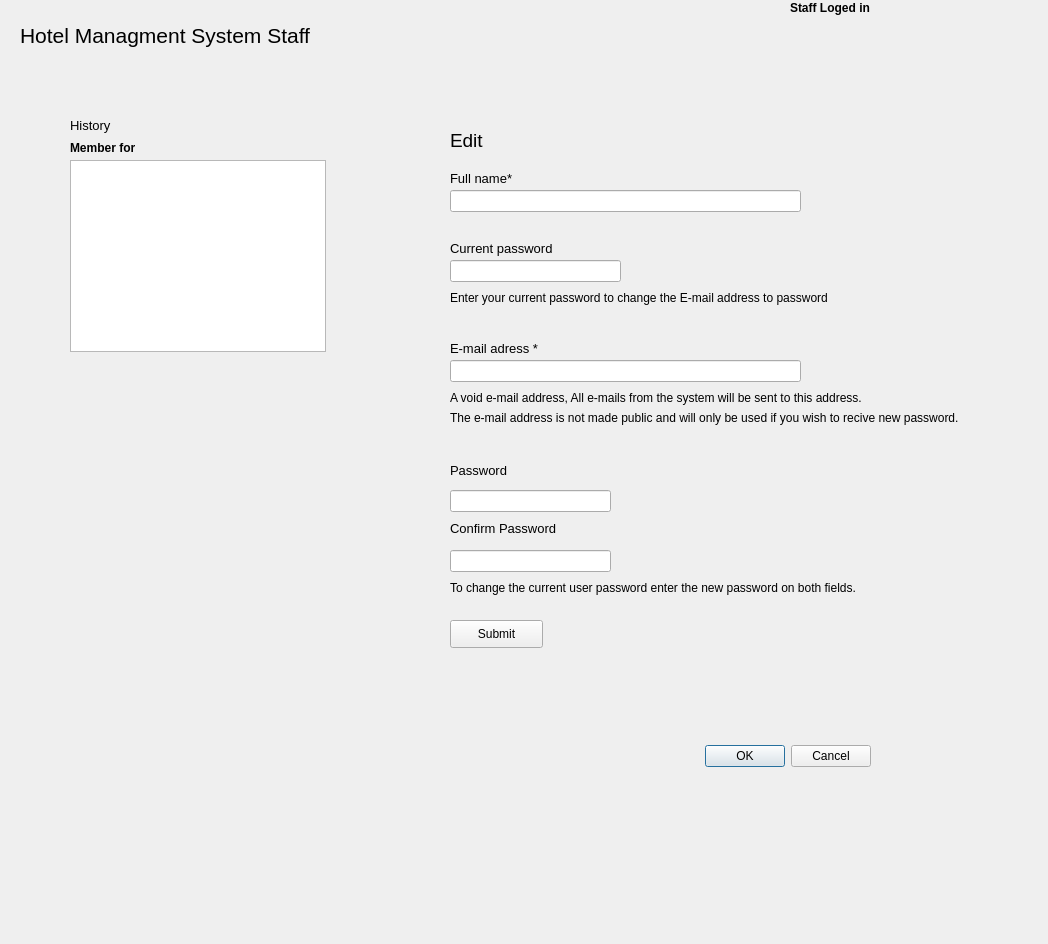
<?xml version="1.0" encoding="UTF-8"?>
<ui version="4.0">
 <class>staffPage</class>
 <widget class="QDialog" name="staffPage">
  <property name="geometry">
   <rect>
    <x>0</x>
    <y>0</y>
    <width>1048</width>
    <height>944</height>
   </rect>
  </property>
  <property name="windowTitle">
   <string>Dialog</string>
  </property>
  <widget class="QDialogButtonBox" name="buttonBox">
   <property name="geometry">
    <rect>
     <x>530</x>
     <y>740</y>
     <width>341</width>
     <height>32</height>
    </rect>
   </property>
   <property name="orientation">
    <enum>Qt::Horizontal</enum>
   </property>
   <property name="standardButtons">
    <set>QDialogButtonBox::Cancel|QDialogButtonBox::Ok</set>
   </property>
  </widget>
  <widget class="QLabel" name="label_18">
   <property name="geometry">
    <rect>
     <x>20</x>
     <y>10</y>
     <width>381</width>
     <height>51</height>
    </rect>
   </property>
   <property name="font">
    <font>
     <pointsize>16</pointsize>
    </font>
   </property>
   <property name="text">
    <string>Hotel Managment System Staff</string>
   </property>
  </widget>
  <widget class="QLabel" name="label_17">
   <property name="geometry">
    <rect>
     <x>160</x>
     <y>550</y>
     <width>53</width>
     <height>16</height>
    </rect>
   </property>
   <property name="text">
    <string/>
   </property>
  </widget>
  <widget class="QLabel" name="label_19">
   <property name="geometry">
    <rect>
     <x>790</x>
     <y>0</y>
     <width>91</width>
     <height>16</height>
    </rect>
   </property>
   <property name="font">
    <font>
     <weight>75</weight>
     <bold>true</bold>
    </font>
   </property>
   <property name="text">
    <string>Staff Loged in </string>
   </property>
  </widget>
  <widget class="QTextBrowser" name="textBrowser_2">
   <property name="geometry">
    <rect>
     <x>70</x>
     <y>160</y>
     <width>256</width>
     <height>192</height>
    </rect>
   </property>
  </widget>
  <widget class="QLabel" name="label_13">
   <property name="geometry">
    <rect>
     <x>70</x>
     <y>140</y>
     <width>81</width>
     <height>16</height>
    </rect>
   </property>
   <property name="font">
    <font>
     <weight>75</weight>
     <bold>true</bold>
    </font>
   </property>
   <property name="text">
    <string>Member for </string>
   </property>
  </widget>
  <widget class="QLabel" name="label_14">
   <property name="geometry">
    <rect>
     <x>70</x>
     <y>110</y>
     <width>61</width>
     <height>31</height>
    </rect>
   </property>
   <property name="font">
    <font>
     <pointsize>10</pointsize>
    </font>
   </property>
   <property name="text">
    <string>History</string>
   </property>
  </widget>
  <widget class="QLineEdit" name="lineEdit_7">
   <property name="geometry">
    <rect>
     <x>450</x>
     <y>360</y>
     <width>351</width>
     <height>22</height>
    </rect>
   </property>
  </widget>
  <widget class="QLabel" name="label_15">
   <property name="geometry">
    <rect>
     <x>450</x>
     <y>580</y>
     <width>451</width>
     <height>16</height>
    </rect>
   </property>
   <property name="text">
    <string>To change the current user password enter the new password on both fields.</string>
   </property>
  </widget>
  <widget class="QLabel" name="label_16">
   <property name="geometry">
    <rect>
     <x>450</x>
     <y>340</y>
     <width>131</width>
     <height>16</height>
    </rect>
   </property>
   <property name="font">
    <font>
     <pointsize>10</pointsize>
    </font>
   </property>
   <property name="text">
    <string>E-mail adress * </string>
   </property>
  </widget>
  <widget class="QPushButton" name="pushButton_3">
   <property name="geometry">
    <rect>
     <x>450</x>
     <y>620</y>
     <width>93</width>
     <height>28</height>
    </rect>
   </property>
   <property name="text">
    <string>Submit</string>
   </property>
  </widget>
  <widget class="QLabel" name="label_20">
   <property name="geometry">
    <rect>
     <x>450</x>
     <y>520</y>
     <width>151</width>
     <height>16</height>
    </rect>
   </property>
   <property name="font">
    <font>
     <pointsize>10</pointsize>
    </font>
   </property>
   <property name="text">
    <string>Confirm Password </string>
   </property>
  </widget>
  <widget class="QLineEdit" name="lineEdit_8">
   <property name="geometry">
    <rect>
     <x>450</x>
     <y>490</y>
     <width>161</width>
     <height>22</height>
    </rect>
   </property>
  </widget>
  <widget class="QLineEdit" name="lineEdit_9">
   <property name="geometry">
    <rect>
     <x>450</x>
     <y>190</y>
     <width>351</width>
     <height>22</height>
    </rect>
   </property>
  </widget>
  <widget class="QLabel" name="label_21">
   <property name="geometry">
    <rect>
     <x>450</x>
     <y>130</y>
     <width>53</width>
     <height>21</height>
    </rect>
   </property>
   <property name="font">
    <font>
     <pointsize>14</pointsize>
    </font>
   </property>
   <property name="text">
    <string>Edit </string>
   </property>
  </widget>
  <widget class="QLabel" name="label_22">
   <property name="geometry">
    <rect>
     <x>450</x>
     <y>170</y>
     <width>101</width>
     <height>16</height>
    </rect>
   </property>
   <property name="font">
    <font>
     <pointsize>10</pointsize>
     <weight>50</weight>
     <bold>false</bold>
    </font>
   </property>
   <property name="text">
    <string>Full name* </string>
   </property>
  </widget>
  <widget class="QLineEdit" name="lineEdit_10">
   <property name="geometry">
    <rect>
     <x>450</x>
     <y>550</y>
     <width>161</width>
     <height>22</height>
    </rect>
   </property>
  </widget>
  <widget class="QLabel" name="label_23">
   <property name="geometry">
    <rect>
     <x>450</x>
     <y>410</y>
     <width>561</width>
     <height>16</height>
    </rect>
   </property>
   <property name="text">
    <string>The e-mail address is not made public and will only be used if you wish to recive new password.</string>
   </property>
  </widget>
  <widget class="QLineEdit" name="lineEdit_11">
   <property name="geometry">
    <rect>
     <x>450</x>
     <y>260</y>
     <width>171</width>
     <height>22</height>
    </rect>
   </property>
  </widget>
  <widget class="QLabel" name="label_24">
   <property name="geometry">
    <rect>
     <x>450</x>
     <y>460</y>
     <width>91</width>
     <height>21</height>
    </rect>
   </property>
   <property name="font">
    <font>
     <pointsize>10</pointsize>
    </font>
   </property>
   <property name="text">
    <string>Password </string>
   </property>
  </widget>
  <widget class="QLabel" name="label_25">
   <property name="geometry">
    <rect>
     <x>450</x>
     <y>290</y>
     <width>431</width>
     <height>16</height>
    </rect>
   </property>
   <property name="text">
    <string>Enter your current password to change the E-mail address to password</string>
   </property>
  </widget>
  <widget class="QLabel" name="label_26">
   <property name="geometry">
    <rect>
     <x>450</x>
     <y>240</y>
     <width>131</width>
     <height>16</height>
    </rect>
   </property>
   <property name="font">
    <font>
     <pointsize>10</pointsize>
    </font>
   </property>
   <property name="text">
    <string>Current password </string>
   </property>
  </widget>
  <widget class="QLabel" name="label_27">
   <property name="geometry">
    <rect>
     <x>450</x>
     <y>390</y>
     <width>461</width>
     <height>16</height>
    </rect>
   </property>
   <property name="text">
    <string>A void e-mail address, All e-mails from the system will be sent to this address. </string>
   </property>
  </widget>
 </widget>
 <resources/>
 <connections>
  <connection>
   <sender>buttonBox</sender>
   <signal>accepted()</signal>
   <receiver>staffPage</receiver>
   <slot>accept()</slot>
   <hints>
    <hint type="sourcelabel">
     <x>248</x>
     <y>254</y>
    </hint>
    <hint type="destinationlabel">
     <x>157</x>
     <y>274</y>
    </hint>
   </hints>
  </connection>
  <connection>
   <sender>buttonBox</sender>
   <signal>rejected()</signal>
   <receiver>staffPage</receiver>
   <slot>reject()</slot>
   <hints>
    <hint type="sourcelabel">
     <x>316</x>
     <y>260</y>
    </hint>
    <hint type="destinationlabel">
     <x>286</x>
     <y>274</y>
    </hint>
   </hints>
  </connection>
 </connections>
</ui>
